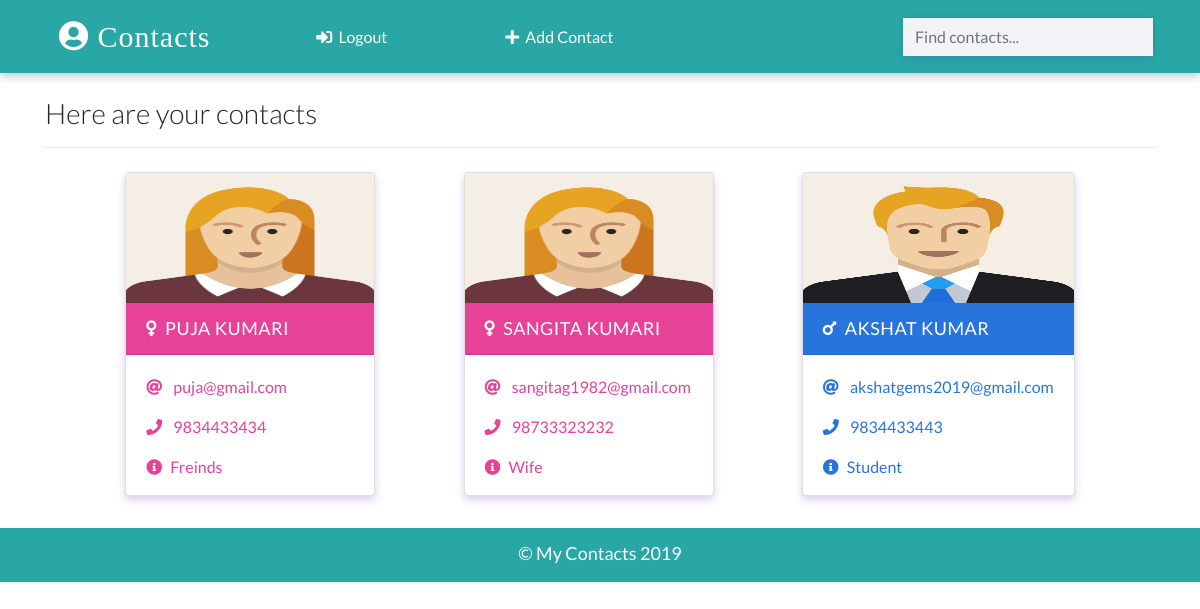
The app's page / (signed in) with its own data.
### app/models.py (models this page shows)
class Contact(models.Model):
    manager = models.ForeignKey(User, on_delete=models.CASCADE,default=None)
    name = models.CharField(max_length=50)
    email = models.EmailField(max_length=100)
    phone = models.IntegerField()
    info =  models.CharField(max_length=30)
    gender = models.CharField(max_length=30, choices=(
        ('male', 'Male'),
        ('female', 'Female')
    ))
    image = models.ImageField(upload_to='images/', blank=True)
    date_added = models.DateField(auto_now_add=True)

### app/views.py (the view)
# urls.py: path('',views.HomePageView.as_view(), name="home"),
class HomePageView(LoginRequiredMixin,ListView):
    template_name = 'index.html'
    model = Contact
    context_object_name ='contacts'
    def get_queryset(self):
        contacts = super().get_queryset()
        return contacts.filter(manager = self.request.user)

### templates/index.html (shortened to what this page needs)
{% extends 'base.html' %}
{% load static %}
{% block content %}
<div class="container">
      <h3 class="heading font-weight-light">Here are your contacts</h3>
      <hr />
    </div>
<div class="container main-part">
{% if contacts %}
{% for contact in contacts %}
{% include 'partials/_card.html' %}
{% endfor %}
{% else %}
<p class="d-block font-weight-light my-2 heading">You have not save any contact yet!</p>
{% endif %}
</div>
{% endblock content %}

### templates/partials/_card.html
{% load static %}
{% if contact.gender == 'male' %}
<div class="card my-2 mx-2 boy-card {% if 'detail' in request.path %}mx-auto w-25 {% endif %}">
<img src="{% if contact.image %}
{{contact.image.url}}
{% else %}
{% static 'images/boy.png' %}"
class="img-fluid"/>
{% endif %}
<div class="card-header">
<a href="{% url 'detail' contact.id %}" class="text-white header-link">
<i class="fas fa-mars mr-2"></i>{{contact.name}}</a>
</div>
<div class="card-body pb-0">
<p>
<i class="fas fa-at mr-2"></i>
<a href="mailto:{{contact.email}}">{{contact.email}}</a>
</p>
<p>
<i class="fas fa-phone mr-2"></i>
<a href="tel:{{contact.phone}}">{{contact.phone}}</a>
</p>
<p><i class="fas fa-info-circle mr-2"></i>{{contact.info}}</p>
</div>
</div>
{% endif %}
{% if contact.gender == 'female' %}
<div class="card my-2 mx-2 girl-card">
<img src="{% if contact.image %}
{{contact.image.url}}
{% else %}
{% static 'images/girl.png' %}"
class="img-fluid"/>
{% endif %}
<div class="card-header">
<a href="{% url 'detail' contact.id %}" class="text-white header-link">
<i class="fas fa-venus mr-2"></i>{{contact.name}}</a>
</div>
<div class="card-body pb-0">
<p>
<i class="fas fa-at mr-2"></i>
<a href="mailto:{{contact.email}}">{{contact.email}}</a>
</p>
<p>
<i class="fas fa-phone mr-2"></i>
<a href="tel:{{contact.phone}}">{{contact.phone}}</a>
</p>
<p><i class="fas fa-info-circle mr-2"></i>{{contact.info}}</p>
</div>
</div>
{% endif %}

### static/css/main.css (style rules this page uses)
:root { --back: #29a7a6; --girl: #e64298; --boy: #2874dd; }
body { font-family: Lato, sans-serif; }
.card { box-shadow: 0 4px 8px 0 rgba(68, 5, 150, 0.2); transition: 0.3s; min-width: 250px; box-sizing: border-box; }
img { height: 130px !important; }
.card-header { font-size: 18px; letter-spacing: 0.5px; text-transform: uppercase; }
.boy-card .card-header { background-color: var(--boy); }
.boy-card .card-body, .boy-card .card-body p a { color: var(--boy); }
.girl-card .card-header { background-color: var(--girl); }
.girl-card .card-body, .girl-card .card-body p a { color: var(--girl); }
.card-body p { cursor: pointer; }
.main-part { display: flex; flex-wrap: wrap; justify-content: space-evenly; }

### records on screen
Contact: name "PUJA KUMARI", email "puja@gmail.com", phone "9834433434", info "Freinds"
Contact: name "SANGITA KUMARI", email "sangitag1982@gmail.com", phone "98733323232", info "Wife"
Contact: name "AKSHAT KUMAR", email "akshatgems2019@gmail.com", phone "9834433443", info "Student"
